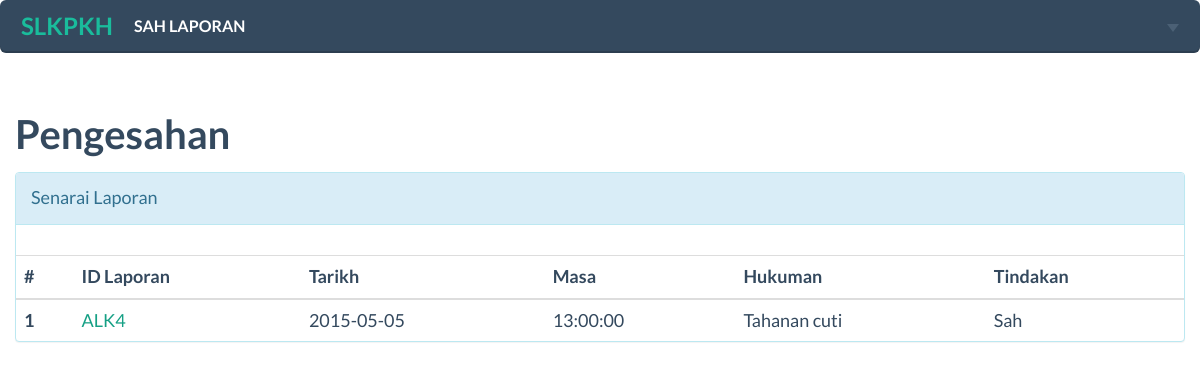
/panel/dekan/sah.php, run on the app's committed database.
### tables this page shows
CREATE TABLE `laporan` (
  `id_laporan` int(11) NOT NULL AUTO_INCREMENT,
  `kadet` varchar(10) NOT NULL,
  `tarikh` date NOT NULL,
  `masa` time NOT NULL,
  `pelapor` varchar(100) NOT NULL,
  `matapelajaran` varchar(50) NOT NULL,
  `status` varchar(100) NOT NULL,
  `kesalahan` int(11) NOT NULL,
  `hukuman` int(11) NOT NULL,
  `dekansah` varchar(15) NOT NULL DEFAULT 'Dalam semakan',
  `catatan` varchar(200) NOT NULL,
  PRIMARY KEY (`id_laporan`)
);

CREATE TABLE `hukuman` (
  `id` int(11) NOT NULL AUTO_INCREMENT,
  `nama` varchar(50) NOT NULL,
  PRIMARY KEY (`id`)
);

### panel/dekan/sah.php (the view, shortened to what this page needs)
<?php
$connection = mysqli_connect(DB_HOST,DB_USERNAME,DB_PASSWORD,DB_NAME);
$View__query="SELECT * FROM laporan LEFT JOIN hukuman ON laporan.hukuman=hukuman.id";
$ViewRS = $connection->query($View__query);
?>
<!DOCTYPE html>
<html>
<head>
    <link href="../../css/vendor/bootstrap.min.css" rel="stylesheet">
    <link href="../../css/flat-ui.min.css" rel="stylesheet">
    <link href="../../css/custom.css" rel="stylesheet">
</head>
<body>
<?php include("check_access.php"); include('navbar-dekan.php'); ?>
<div class="container">
    <div class="row">
      <h3>Pengesahan</h3>
    </div>
    <div class="row">
      <div class="panel panel-info">
      <div class="panel-heading">Senarai Laporan</div>
      <div class="panel-body">
      </div>
      <table class="table">
        <thead>
          <tr>
            <th>#</th>
            <th>ID Laporan</th>
            <th>Tarikh</th>
            <th>Masa</th>
            <th>Hukuman</th>
            <th>Tindakan</th>
          </tr>
        </thead>
        <tbody>
         <?php
        $counter = 0;
         while($row = mysqli_fetch_assoc($ViewRS)){
            $counter++;
           echo ' <tr>
            <th scope="row">'.$counter.'</th>
            <td><a href="viewreport.php?id='.$row["id_laporan"].'">ALK'.$row["id_laporan"].'</td>
            <td>'.$row["tarikh"].'</td>
            <td>'.$row["masa"].'</td>
            <td>'.$row["nama"].'</td>';
            if($row['dekansah']=="Dalam semakan"){
              echo '
              <td>
                    <a class="btn btn-primary" href="sah.php?id='.$row["id_laporan"].'&action=approve">Sah</a>
                    <a class="btn btn-danger" href="sah.php?id='.$row["id_laporan"].'&action=cancel">Batal</a>
              </td>';
            }else{
              echo '<td>'.$row['dekansah'].'</td>';
            }
            echo '</tr>';
         }
        ?>
        </tbody>
      </table>
    </div>
    </div>
  </div>
</body>
</html>

### data on the page
laporan: id_laporan "4", tarikh "2015-05-05", masa "13:00:00", hukuman.nama "Tahanan cuti", dekansah "Sah"
